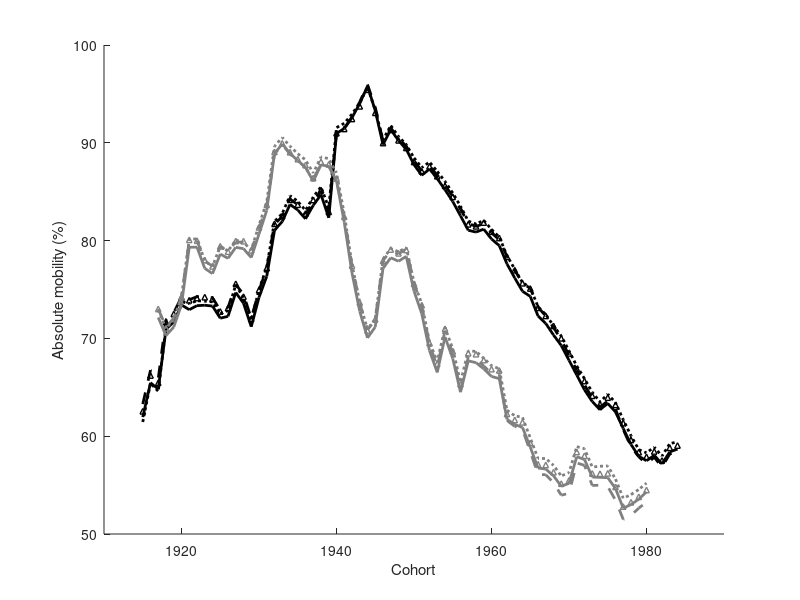
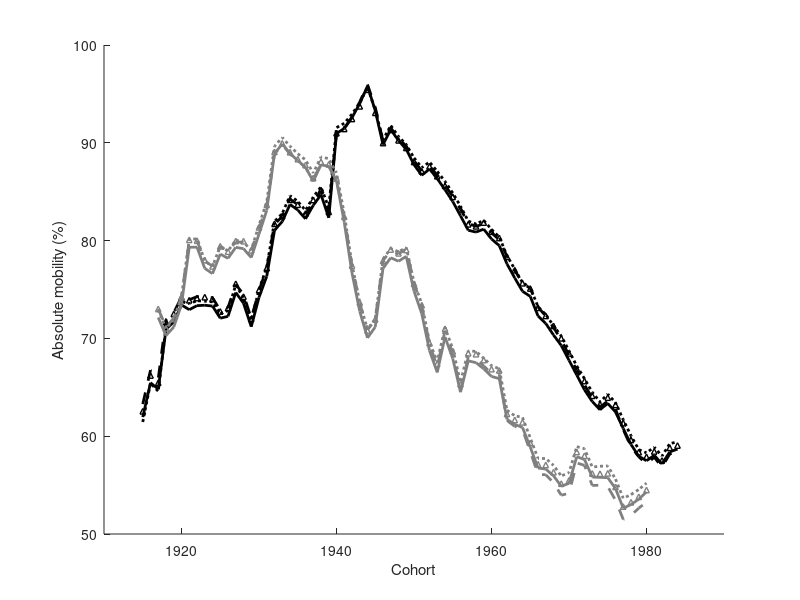
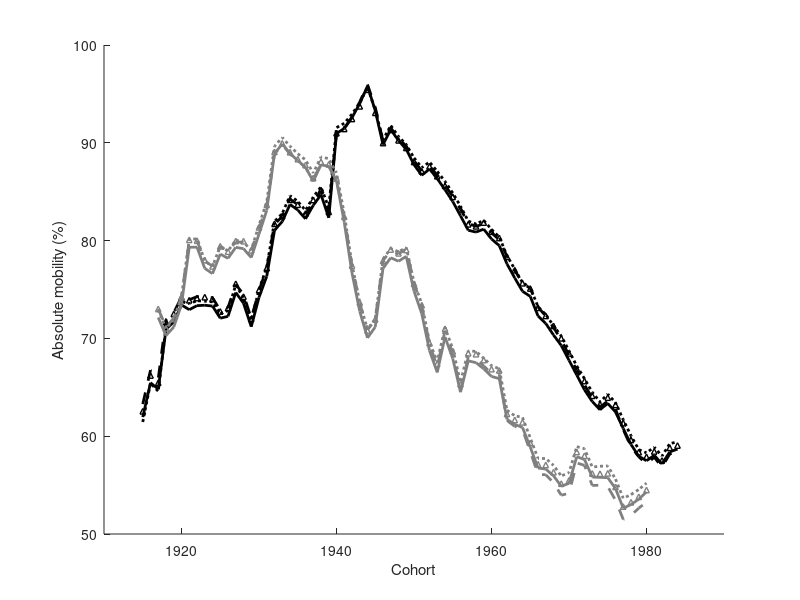

Recreate these plots in MATLAB, in order.
%Creates Figure C.3 - The copula model effect on absolute mobility. This
%figure uses data from the file 'models.mat'

clear
close all;
load('models.mat')

h11=plot(years_top10share_fr(1:end-30),100*A1,'k','linewidth',2);
hold on;
h12=plot(years_top10share_fr(1:end-30),100*A2,'k--','linewidth',2);
h13=plot(years_top10share_fr(1:end-30),100*A3,'k:','linewidth',2);
h14=plot(years_top10share_fr(1:end-30),100*A4,'k^','linewidth',1,'markersize',4);

h21=plot(years_top10share(1:end-30),100*AA1,'color',[0.5 0.5 0.5],'linewidth',2);
hold on;
h22=plot(years_top10share(1:end-30),100*AA2,'--','color',[0.5 0.5 0.5],'linewidth',2);
h23=plot(years_top10share(1:end-30),100*AA3,':','color',[0.5 0.5 0.5],'linewidth',2);
h24=plot(years_top10share(1:end-30),100*AA4,'^','color',[0.5 0.5 0.5],'linewidth',1,'markersize',4);
box off;

xlabel('Cohort');
ylabel('Absolute mobility (%)');

xlim([1910 1990])

%Export figure
set(gcf, 'Position', [10 10 500 400]);
set(gcf,'color','w');
exportgraphics(gcf,'figureC3.jpg','Resolution',1200)
exportgraphics(gcf,'figureC3.pdf')
exportgraphics(gcf,'figureC3.eps')
close all
clear